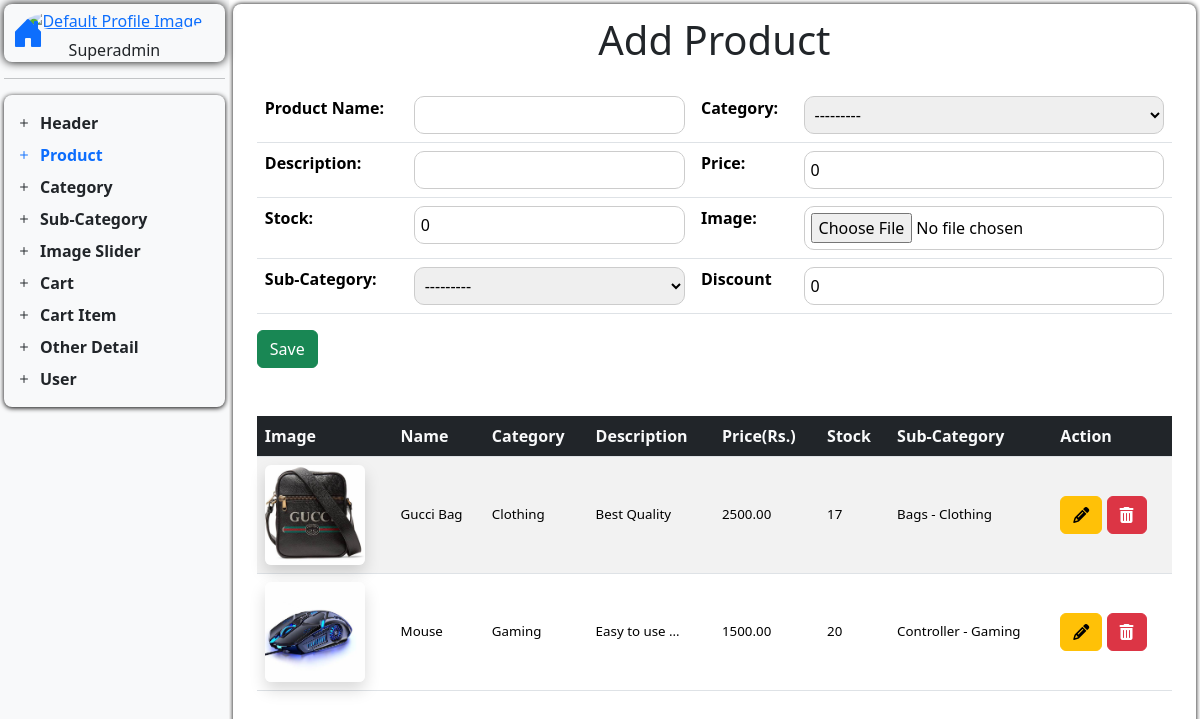
Screenshot of /add-product/ with the database file from the repository.
### techspot_app/models.py (models this page shows, shortened)
class ProductModel(models.Model):
    product_category = models.ForeignKey(
        CategoryModel,
        related_name="productcategory",
        on_delete=models.CASCADE,
    )
    product_name = models.CharField(max_length=200, default="")
    product_description = models.CharField(max_length=200, default="")
    product_price = models.DecimalField(max_digits=10, decimal_places=2, default=0)
    product_image = models.ImageField(
        upload_to="productImage/", default="", null=True, blank=True
    )
    pro_sub_category = models.ForeignKey(
        Sub_CategoryModel,
        related_name="productSubCategory",
        on_delete=models.CASCADE,
        null=True,
        blank=True,
    )
    product_stock = models.IntegerField(default=0)
    product_discount = models.DecimalField(max_digits=5, decimal_places=2, default=0)

class CategoryModel(models.Model):
    category_icon = models.CharField(max_length=200, default="", blank=True)
    category_name = models.CharField(max_length=200, default="", unique=True)
    category_image = models.ImageField(
        upload_to="category_image/", default="", null=True, blank=True
    )
    def __str__(self) -> str:
        return f"{self.category_name}"

class Sub_CategoryModel(models.Model):
    sub_category_icon = models.CharField(max_length=200, default="", blank=True)
    sub_category_name = models.CharField(max_length=200, default="", unique=True)
    category = models.ForeignKey(
        CategoryModel, related_name="subcategories", on_delete=models.CASCADE
    )
    def __str__(self) -> str:
        return f"{self.sub_category_name} - {self.category}"

### techspot_app/operationView.py (the view)
# urls.py: path("add-product/", add_product, name="add_product"),
def add_product(request):
    return handle_create(
        request=request,
        model=ProductModel,
        formname=ProductForm,
        redirect_url="add_product",
        template_url="Dashboard/D_Content/add_product.html",
        action_url="add_product",
    )

### techspot_app/forms.py
class ProductForm(forms.ModelForm):
    class Meta:
        model = ProductModel
        fields = "__all__"

### handler/operationhandler.py (called while the page is built)
def handle_create(
        request,
        model,
        formname,
        redirect_url,
        template_url,
        action_url
    ):
    data = model.objects.order_by('-id')
    if request.method == "POST":
        form = formname(request.POST, request.FILES)
        if form.is_valid():
            form.save()
            return redirect(redirect_url)
    else:
        form = formname()
    context = {
        "form": form,
        "data": data,
        'action_url': reverse(action_url)
        }
    return render(request, template_url, context)

### techspot_app/templates/Dashboard/D_Content/add_product.html (shortened to what this page needs)
{% extends "Dashboard/dashboard.html" %}
{% load static %}
{% block add_product %}
<link rel="stylesheet" href="{% static 'CSS/Dashboard/addproduct.css' %}">
<h1 class="text-center mb-4">Add Product</h1>
<div class="container mt-4">
    <table class="table bg-white">
        <tr>
            <th>Product Name:</th>
            <td>{{ form.product_name }}</td>
            <th>Category:</th>
            <td>{{ form.product_category }}</td>
        </tr>
        <tr>
            <th>Description:</th>
            <td>{{ form.product_description }}</td>
            <th>Price:</th>
            <td>{{ form.product_price }}</td>
        </tr>
        <tr>
            <th>Stock:</th>
            <td>{{ form.product_stock }}</td>
            <th>Image:</th>
            <td>
                {{ form.product_image }}
            </td>
        </tr>
        <tr>
            <th>Sub-Category:</th>
            <td>{{ form.pro_sub_category }}</td>
            <th>Discount</th>
            <td>{{ form.product_discount }}</td>
        </tr>
    </table>
    <button type="submit" name="submit" class="btn btn-success">
        {% if form.instance.id %} Update {% else %} Save {% endif %}
    </button>
    <div>
        <table class="table table-striped bg-white mt-5">
            <thead>
                <tr>
                    <th class="bg-dark text-light">Image</th>
                    <th class="bg-dark text-light">Name</th>
                    <th class="bg-dark text-light">Category</th>
                    <th class="bg-dark text-light">Description</th>
                    <th class="bg-dark text-light">Price(Rs.)</th>
                    <th class="bg-dark text-light">Stock</th>
                    <th class="bg-dark text-light">Sub-Category</th>
                    <th class="bg-dark text-light">Action</th>
                </tr>
            </thead>
            <tbody>
                {% for prod in data %}
                <tr>
                    <td class="detl align-middle">
                        {% if prod.product_image and prod.product_image.url %}
                        <img src="{{ prod.product_image.url }}" alt="Product Image" loading="lazy"
                            class="img-fluid rounded shadow" style="width: 100px; height: 100px; object-fit: cover;">
                        {% else %}
                        <img src="{% static 'images/default_image.png' %}" alt="Default Image" loading="lazy"
                            class="img-fluid rounded shadow" style="width: 100px; height: 100px; object-fit: cover;">
                        {% endif %}
                    </td>
                    <td class="detl align-middle">{{ prod.product_name|truncatewords:2 }}</td>
                    <td class="detl align-middle">{{ prod.product_category }}</td>
                    <td class="detl align-middle">{{ prod.product_description|truncatewords:3 }}</td>
                    <td class="detl align-middle">{{ prod.product_price }}</td>
                    <td class="detl align-middle">{{ prod.product_stock }}</td>
                    <td class="detl align-middle">{{ prod.pro_sub_category }}</td>
                    <td class="align-middle">
                        <a href="{% url 'update_product' prod.id %}" class="btn btn-warning"><i
                                class="fas fa-pencil-alt"></i></a>
                        <a href="{% url 'del_product' prod.id %}" class="btn btn-danger"><i
                                class="fas fa-trash-alt"></i></a>
                    </td>
                </tr>
                {% endfor %}
            </tbody>
        </table>
    </div>
</div>
{% endblock %}

### static/CSS/Dashboard/dashboard.css (style rules this page uses)
* { margin: 0; padding: 0; max-width: 100%; box-sizing: border-box; }
input, select { width: 100%; padding: 6px; border: 1px solid #ccc; border-radius: 10px; }

### static/CSS/Dashboard/addproduct.css (style rules this page uses)
.detl { font-size: smaller; }

### rows the page displays
ProductModel: product_image (picture), product_name "Gucci Bag", product_category "Clothing", product_description "Best Quality", product_price "2500.00", product_stock "17", pro_sub_category "Bags - Clothing"
ProductModel: product_image (picture), product_name "Mouse", product_category "Gaming", product_description "Easy to use …", product_price "1500.00", product_stock "20", pro_sub_category "Controller - Gaming"
